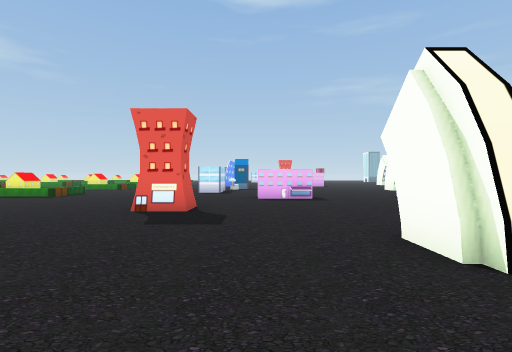
view 1 (above)

24 first-person views from a walk through a 3-D level made in the Unity game engine. The camera is 1.5 m above the floor, looks level and sees 85° across. The floor is counted in squares, 2 m on a side. Each view is taken from the middle of a square. On the plan, view 1 faces up. The plan holds only what a view shows up to about 10 squares ahead; the rest is blank. The place goes on beyond the plan. Some surface patterns are stand-ins.

view 2
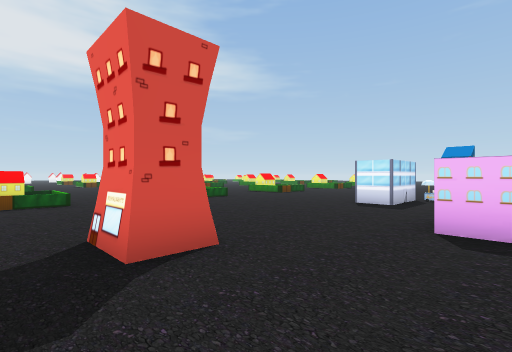

view 3
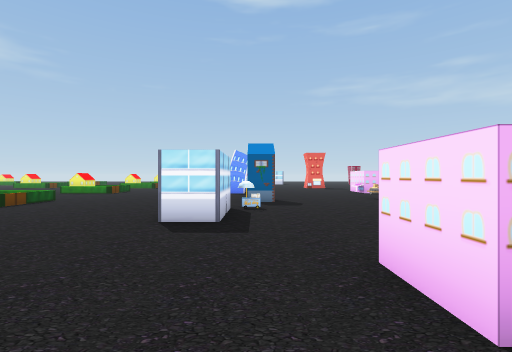

view 4
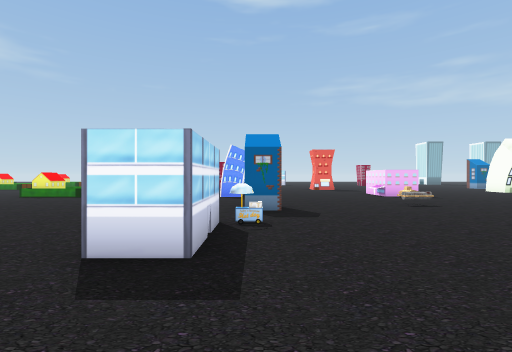

view 5
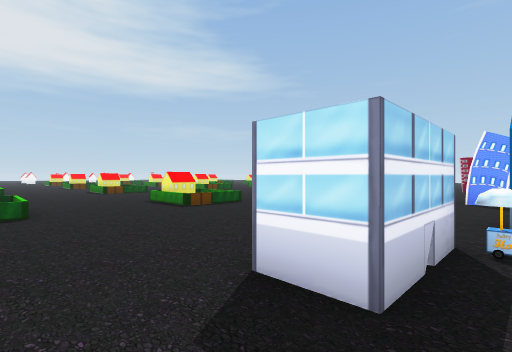

view 6
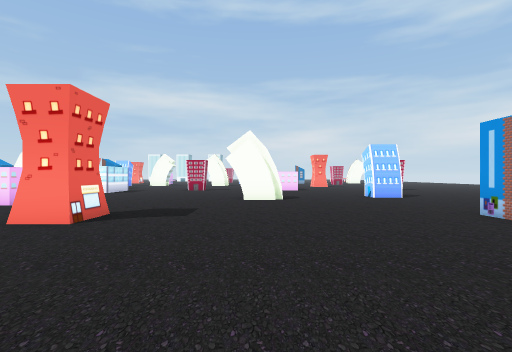

view 7
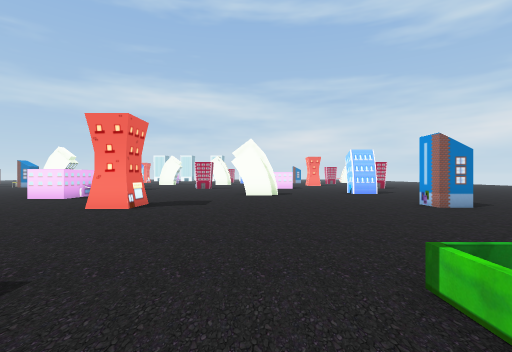

view 8
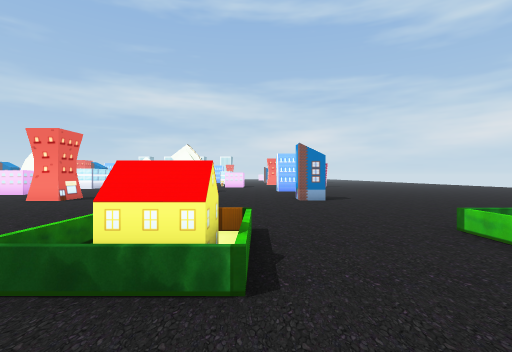

view 9
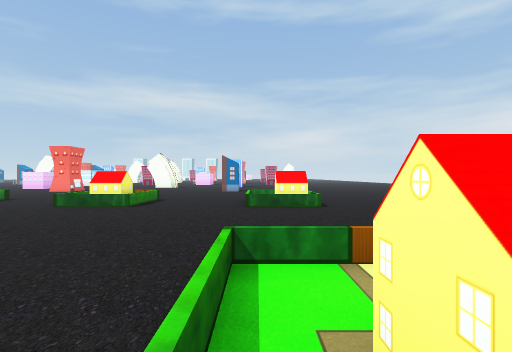

view 10
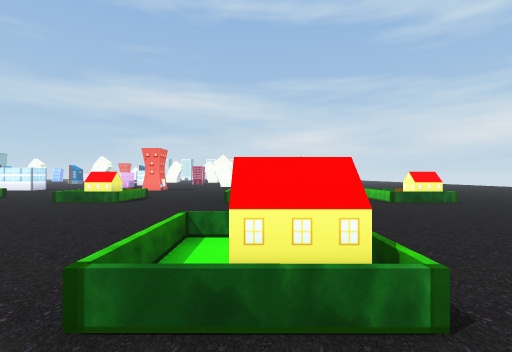

view 11
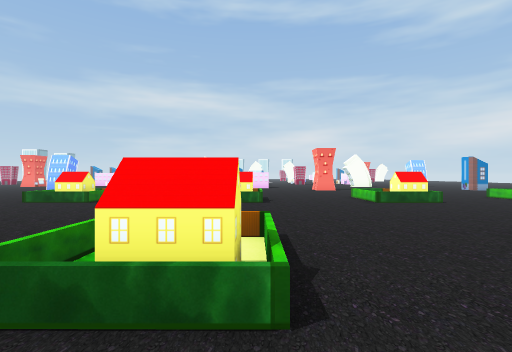

view 12
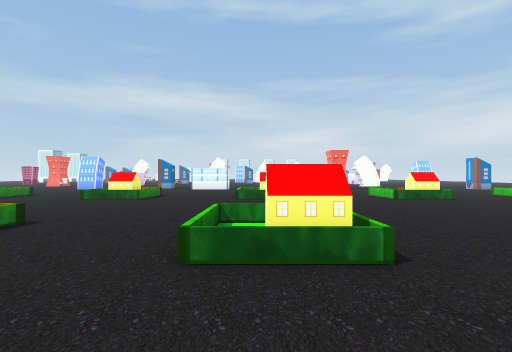

view 13
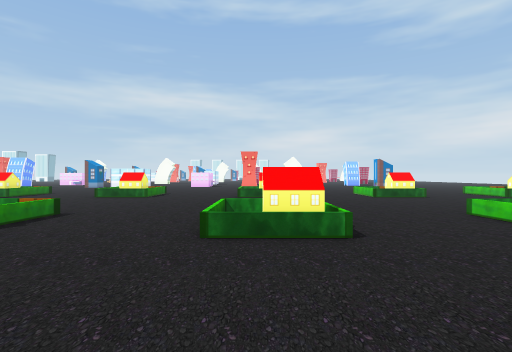

view 14
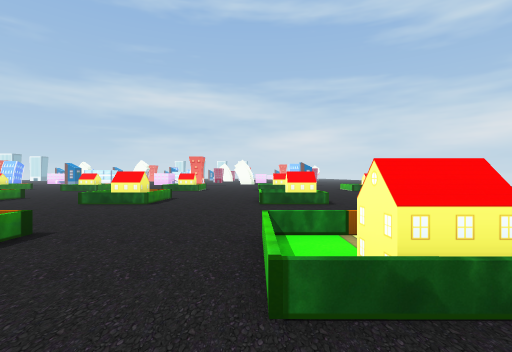

view 15
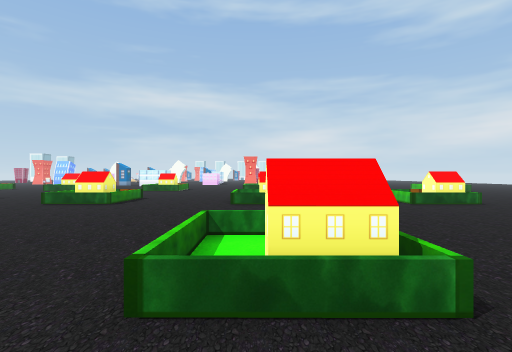

view 16
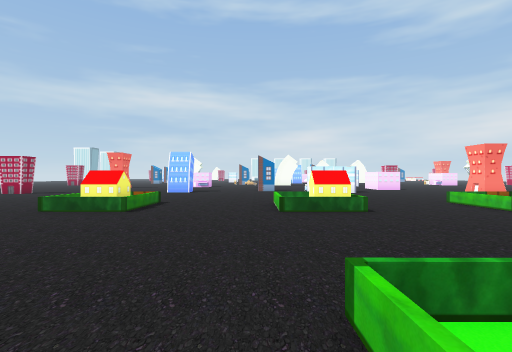

view 17
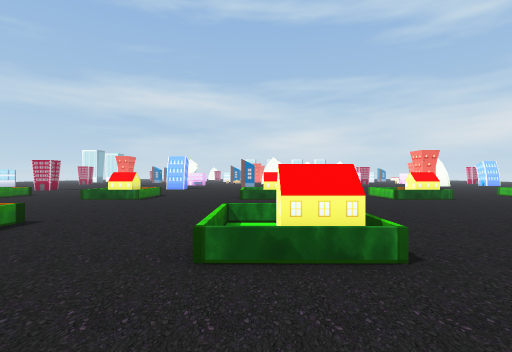

view 18
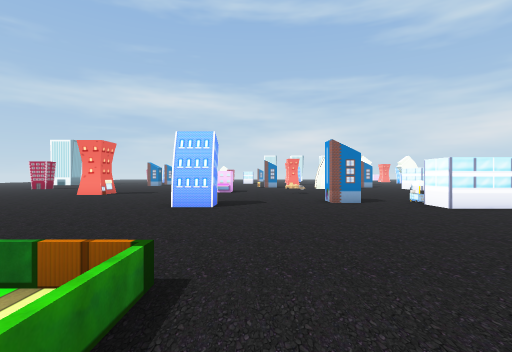

view 19
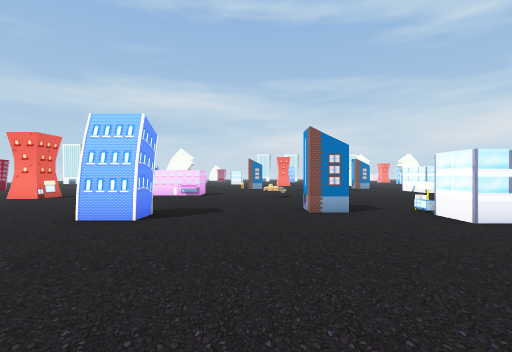

view 20
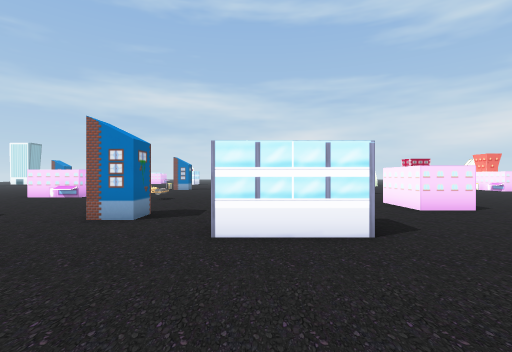

view 21
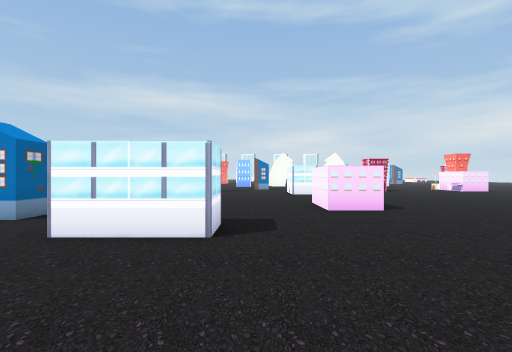

view 22
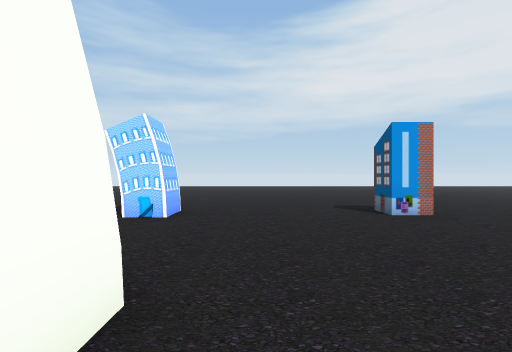

view 23
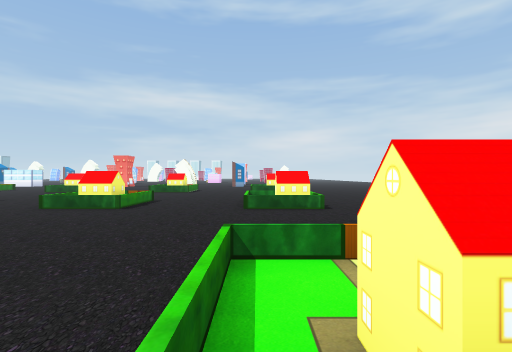

view 24
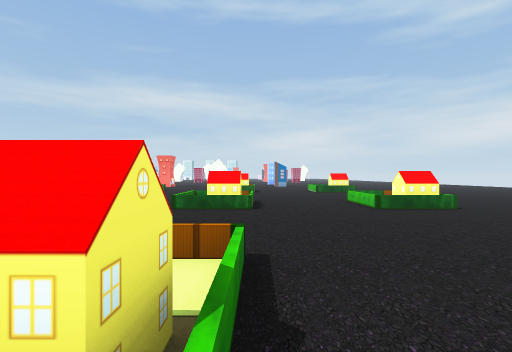

### Floor plan
Key: @ floor where view 1 was taken; # wall or solid block; x gap in a wall; . floor; = window, fence, low wall or low ledge; ^ raised ledge; T thing the floor can be seen under or through; O other object.
Columns run from 23 left of view 1 to 3 right of it. Each row starts with its distance up from view 1.
 21            ...#==....# ....
 20          =....#==..........
 19         ...................
 18        ...................O
 17       ....................=
 16      ...#=....#==..........
 15       ..^=....^==..........
 14        ..............TT....
 13        ..............#.....
 12       .....................
 11      ...^=....#.=..........
 10     ....^=....#=........#..
  9    .....................#..
  8   .........................
  7  ..........................
  6 ..^.....^=....##.....#.....
  5  .^=....^=....^............
  4   .........................
  3  ........................#
  2 ..==....==....==...........
  1  .^x....^.....^............
  0  .^=....#=....#=.......@...
 -1   ........................#
 -2   ...................#....#
 -3  .==....==....==...........
 -4   ^=....^=....#  ..........
 -5       .....................

Positions as (right, up) in squares from view 1, and headings:
1: (0, 0), facing up
2: (1, 5), facing up-left
3: (-1, 8), facing up
4: (-1, 10), facing up
5: (-1, 11), facing up-left
6: (-7, 3), facing right
7: (-9, 3), facing right
8: (-11, 0), facing right
9: (-16, -3), facing right
10: (-17, 1), facing right
11: (-17, 10), facing right
12: (-18, 11), facing right
13: (-19, 6), facing right
14: (-23, 2), facing right
15: (-23, 6), facing right
16: (-15, 17), facing right
17: (-18, 16), facing right
18: (-9, 19), facing right
19: (-7, 18), facing right
20: (-6, 14), facing right
21: (-6, 12), facing right
22: (1, 4), facing down
23: (-22, -3), facing right
24: (-22, 0), facing right
